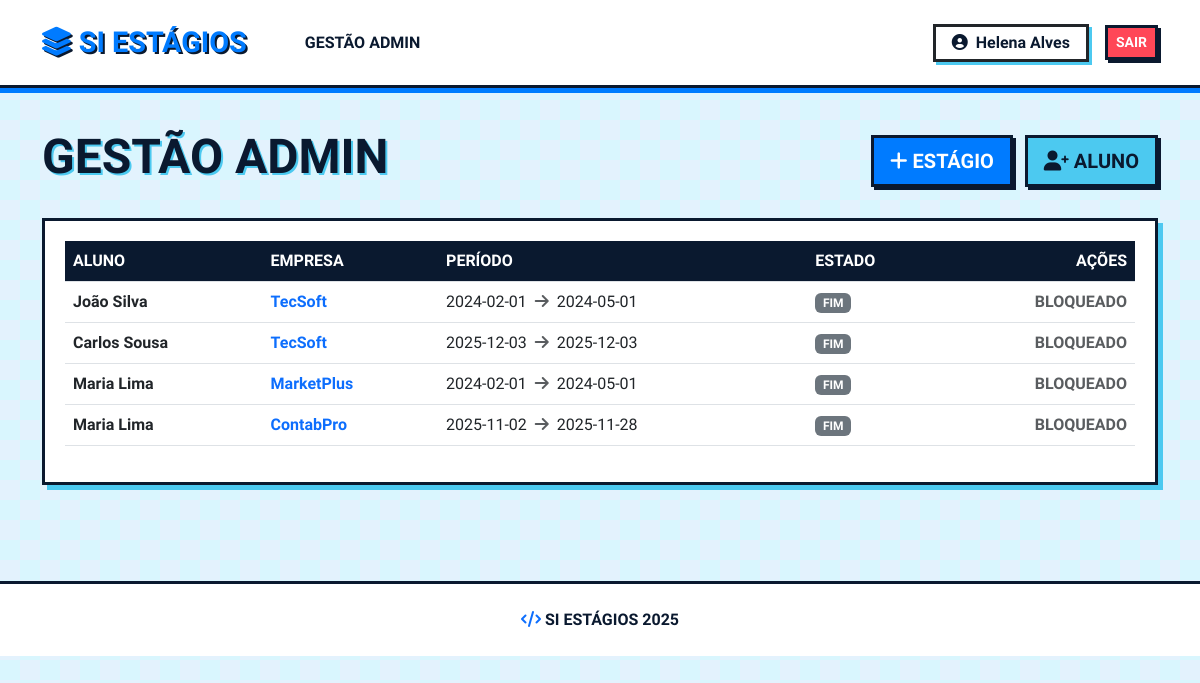
The page /siestagios_web_based/admin/dashboard.php (signed in) on the database its author committed.
### tables this page shows
CREATE TABLE `estagio` (
  `estabelecimento_empresa_id` int(11) NOT NULL,
  `estabelecimento_id` int(11) NOT NULL,
  `aluno_id` int(11) NOT NULL,
  `formador_id` int(11) NOT NULL,
  `data_inicio` date DEFAULT NULL,
  `data_fim` date DEFAULT NULL,
  `nota_empresa` double DEFAULT NULL,
  `nota_escola` double NOT NULL,
  `nota_relatorio` double NOT NULL,
  `nota_procura` double NOT NULL,
  `nota_final` double DEFAULT NULL,
  `classificacao` tinyint(1) DEFAULT NULL
);

CREATE TABLE `utilizador` (
  `utilizador_id` int(11) NOT NULL,
  `login` varchar(150) DEFAULT NULL,
  `password` varchar(150) DEFAULT NULL,
  `nome` varchar(150) DEFAULT NULL,
  `tipo` enum('aluno','formador','administrativo','') NOT NULL
);

CREATE TABLE `empresa` (
  `responsavel_id` int(11) DEFAULT NULL,
  `empresa_id` int(11) NOT NULL,
  `num_contribuinte` char(9) DEFAULT NULL,
  `firma` varchar(150) DEFAULT NULL,
  `morada_sede` varchar(150) DEFAULT NULL,
  `localidade` varchar(150) DEFAULT NULL,
  `codigo_postal` char(8) DEFAULT NULL,
  `telefone` varchar(150) DEFAULT NULL,
  `email` varchar(150) DEFAULT NULL,
  `website` varchar(150) DEFAULT NULL,
  `tipo_organizacao` varchar(150) DEFAULT NULL,
  `observacoes` varchar(150) DEFAULT NULL
);

### siestagios_web_based/admin/dashboard.php (the view, shortened to what this page needs)
<?php
include '../db.php';
include '../includes/header.php';
?>
<div class="row align-items-center mb-4">
    <div class="col-md-6">
        <h1 class="display-5 fw-bold text-uppercase" style="text-shadow: 2px 2px 0 var(--blue-light);">Gestão Admin</h1>
    </div>
    <div class="col-md-6 text-end">
        <a href="inserir_estagio.php" class="btn btn-primary btn-lg me-2"><i class="fas fa-plus"></i> Estágio</a>
        <a href="inserir_aluno.php" class="btn btn-success btn-lg"><i class="fas fa-user-plus"></i> Aluno</a>
    </div>
</div>
<div class="table-container">
    <table class="table table-hover align-middle">
        <thead>
            <tr>
                <th>Aluno</th>
                <th>Empresa</th>
                <th>Período</th>
                <th>Estado</th>
                <th class="text-end">Ações</th>
            </tr>
        </thead>
        <tbody>
            <?php
            $sql = "SELECT e.*, u.nome as nome_aluno, emp.firma
                    FROM estagio e
                    JOIN aluno a ON e.aluno_id = a.utilizador_id
                    JOIN utilizador u ON a.utilizador_id = u.utilizador_id
                    JOIN estabelecimento est ON e.estabelecimento_id = est.estabelecimento_id AND e.estabelecimento_empresa_id = est.empresa_id
                    JOIN empresa emp ON est.empresa_id = emp.empresa_id";
            $result = mysqli_query($conn, $sql);
            while($row = mysqli_fetch_assoc($result)) {
                $hoje = date('Y-m-d');
                $ativo = ($row['data_fim'] >= $hoje);
                echo "<tr>";
                echo "<td class='fw-bold'>" . $row['nome_aluno'] . "</td>";
                echo "<td class='text-primary fw-bold'>" . $row['firma'] . "</td>";
                echo "<td>" . $row['data_inicio'] . " <i class='fas fa-arrow-right mx-1 text-muted'></i> " . $row['data_fim'] . "</td>";
                if($ativo) {
                    echo "<td><span class='badge bg-success'>DECORRER</span></td>";
                    echo "<td class='text-end'>
                            <a href='editar.php?id=".$row['aluno_id']."' class='btn btn-sm btn-primary me-1' title='Editar'><i class='fas fa-pen'></i></a>
                            <a href='apagar.php?id=".$row['aluno_id']."' class='btn btn-sm btn-danger' title='Apagar'><i class='fas fa-trash'></i></a>
                          </td>";
                } else {
                    echo "<td><span class='badge bg-secondary'>FIM</span></td>";
                    echo "<td class='text-end'><span class='text-muted fw-bold'>BLOQUEADO</span></td>";
                }
                echo "</tr>";
            }
            ?>
        </tbody>
    </table>
</div>
<?php include '../includes/footer.php'; ?>

### siestagios_web_based/includes/header.php (style rules this page uses)
:root { --blue-dark: #0a192f; --blue-main: #007bff; --blue-light: #4cc9f0; --blue-pale: #e3f2fd; --white: #ffffff; --border-width: 3px; --shadow-dist: 5px; }
body { background-color: var(--blue-pale); background-image: linear-gradient(45deg, var(--blue-light) 25%, transparent 25%, transparent 75%, var(--blue-light) 75%, var(--blue-light)), linear-gradient(45deg, var(--blue-light) 25%, transparent 25%, transparent 75%, var(--blue-light) 75%, var(--blue-light)); background-size: 40px 40px; background-position: 0 0, 20px 20px; background-blend-mode: soft-light; font-family: 'Kanit', sans-serif; color: var(--blue-dark); min-height: 100vh; }
.btn { border: var(--border-width) solid var(--blue-dark); border-radius: 0; font-weight: 800; text-transform: uppercase; box-shadow: 3px 3px 0 var(--blue-dark); transition: all 0.1s; }
.btn-primary { background-color: var(--blue-main); color: var(--white); }
.btn-success { background-color: var(--blue-light); color: var(--blue-dark); }
.table-container { background: white; border: var(--border-width) solid var(--blue-dark); box-shadow: var(--shadow-dist) var(--shadow-dist) 0 var(--blue-light); padding: 20px; }
.table thead th { background-color: var(--blue-dark); color: var(--white); text-transform: uppercase; }

### rows shown on the page
estagio: utilizador.nome "João Silva", empresa.firma "TecSoft", data_inicio "2024-02-01", data_fim "2024-05-01", shows "FIM"
estagio: utilizador.nome "Carlos Sousa", empresa.firma "TecSoft", data_inicio "2025-12-03", data_fim "2025-12-03", shows "FIM"
estagio: utilizador.nome "Maria Lima", empresa.firma "MarketPlus", data_inicio "2024-02-01", data_fim "2024-05-01", shows "FIM"
estagio: utilizador.nome "Maria Lima", empresa.firma "ContabPro", data_inicio "2025-11-02", data_fim "2025-11-28", shows "FIM"

### other values the page prints
$_SESSION['nome'] "Helena Alves"
